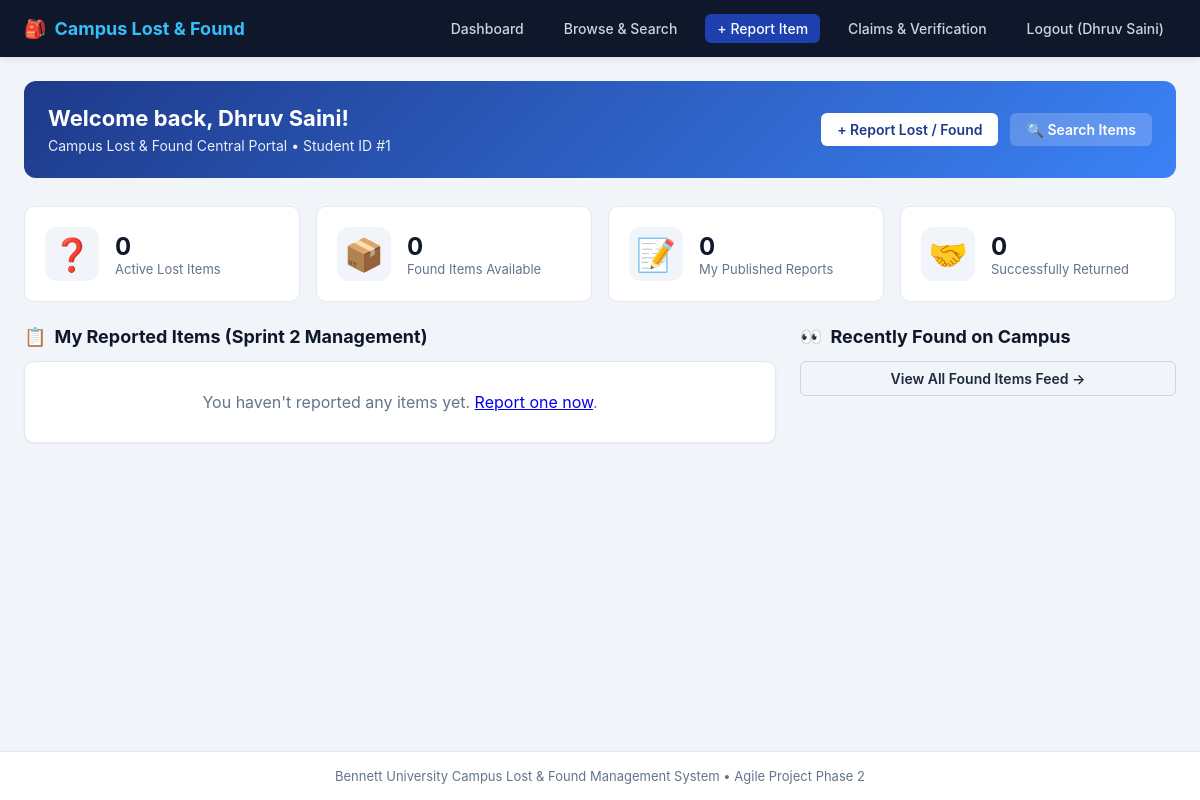
Before: /dashboard (signed in) with the older database file.
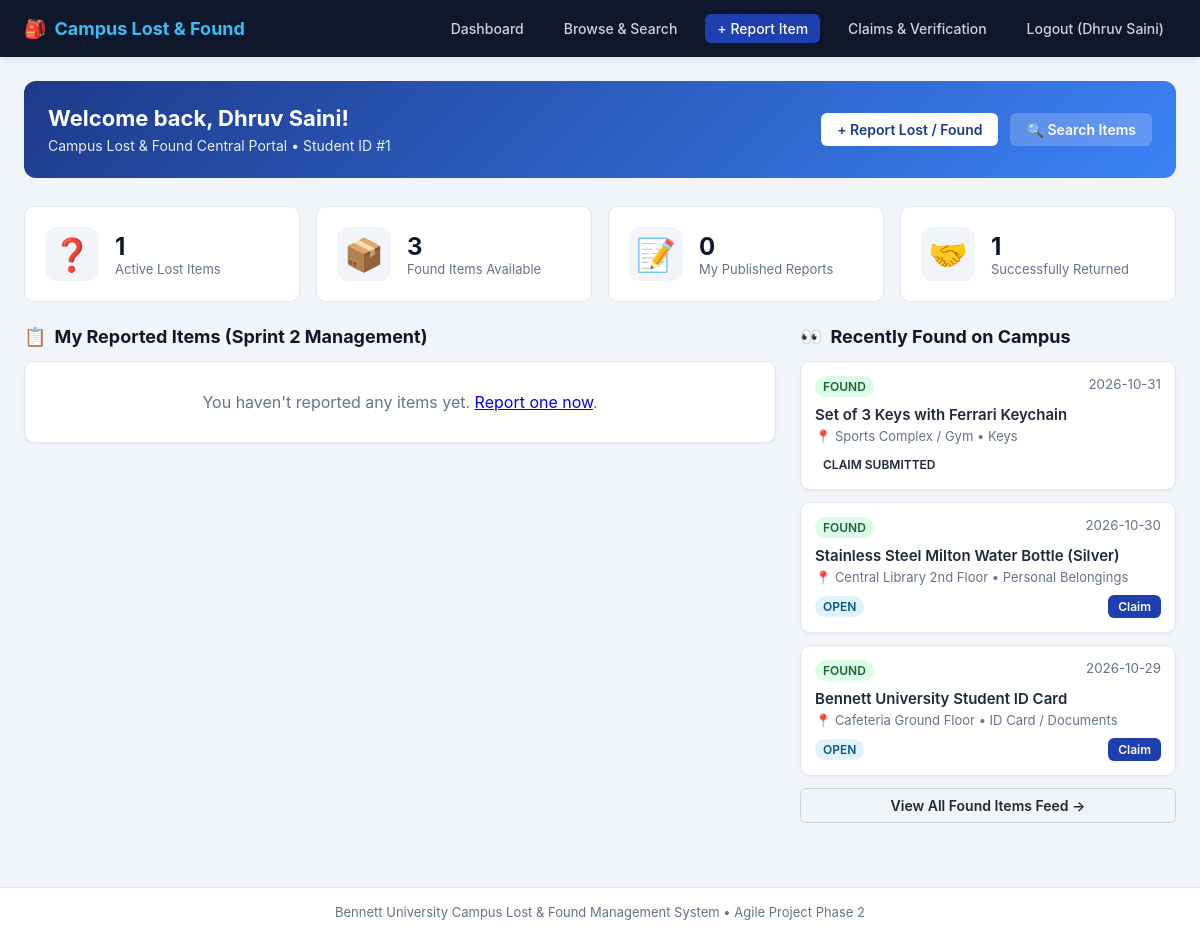
After: the same page with the newer database file.
### tables this page shows
CREATE TABLE students (
            id INTEGER PRIMARY KEY AUTOINCREMENT,
            name TEXT NOT NULL,
            email TEXT UNIQUE NOT NULL,
            password TEXT NOT NULL
        );

CREATE TABLE items (
            id INTEGER PRIMARY KEY AUTOINCREMENT,
            student_id INTEGER NOT NULL,
            type TEXT NOT NULL,
            title TEXT NOT NULL,
            category TEXT NOT NULL,
            location TEXT NOT NULL,
            item_date TEXT NOT NULL,
            description TEXT,
            image_filename TEXT,
            status TEXT NOT NULL DEFAULT 'Open',
            created_at TIMESTAMP DEFAULT CURRENT_TIMESTAMP,
            FOREIGN KEY (student_id) REFERENCES students(id)
        );

### app.py (the view, shortened to what this page needs)
@app.route("/dashboard")
@login_required
def dashboard():
    conn = get_db()
    uid = session["student_id"]
    total_lost = conn.execute("SELECT COUNT(*) as c FROM items WHERE type = 'lost' AND status != 'Returned'").fetchone()["c"]
    total_found = conn.execute("SELECT COUNT(*) as c FROM items WHERE type = 'found' AND status != 'Returned'").fetchone()["c"]
    my_reports_cnt = conn.execute("SELECT COUNT(*) as c FROM items WHERE student_id = ?", (uid,)).fetchone()["c"]
    resolved_cnt = conn.execute("SELECT COUNT(*) as c FROM items WHERE status = 'Returned'").fetchone()["c"]
    my_items = conn.execute(
        "SELECT * FROM items WHERE student_id = ? ORDER BY id DESC LIMIT 5",
        (uid,)
    ).fetchall()
    recent_found = conn.execute(
        "SELECT items.*, students.name as reporter_name FROM items JOIN students ON items.student_id = students.id WHERE type = 'found' ORDER BY items.id DESC LIMIT 6"
    ).fetchall()
    matches = []
    my_lost_items = conn.execute(
        "SELECT * FROM items WHERE student_id = ? AND type = 'lost' AND status = 'Open'",
        (uid,)
    ).fetchall()
    conn.close()
    return render_template(
        "dashboard.html",
        name=session["student_name"],
        total_lost=total_lost,
        total_found=total_found,
        my_reports_cnt=my_reports_cnt,
        resolved_cnt=resolved_cnt,
        my_items=my_items,
        recent_found=recent_found,
        matches=matches
    )

### app.py (called while the page is built)
def get_db():
    conn = sqlite3.connect(DATABASE)
    conn.row_factory = sqlite3.Row
    return conn

def login_required(func):
    @wraps(func)
    def wrapper(*args, **kwargs):
        if "student_id" not in session:
            flash("Please log in first to access this page.", "error")
            return redirect(url_for("login"))
        return func(*args, **kwargs)
    return wrapper

### templates/dashboard.html (shortened to what the changed rows need)
{% extends "base.html" %}
{% block content %}
<div class="action-banner">
    <div>
        <h2>Welcome back, {{ name }}!</h2>
        <p>Campus Lost &amp; Found Central Portal &bull; Student ID #{{ session.get('student_id') }}</p>
    </div>
</div>
<div class="stats-grid">
    <div class="stat-card">
        <div>
            <div class="stat-num">{{ total_lost }}</div>
            <div class="stat-label">Active Lost Items</div>
        </div>
    </div>
    <div class="stat-card">
        <div>
            <div class="stat-num">{{ total_found }}</div>
            <div class="stat-label">Found Items Available</div>
        </div>
    </div>
    <div class="stat-card">
        <div>
            <div class="stat-num">{{ resolved_cnt }}</div>
            <div class="stat-label">Successfully Returned</div>
        </div>
    </div>
</div>
<div style="display: grid; grid-template-columns: 2fr 1fr; gap: 24px; margin-top: 24px;">
    <div>
        <div style="display: flex; flex-direction: column; gap: 12px;">
            {% for rf in recent_found[:4] %}
            <div class="card" style="padding: 14px;">
                <div style="display: flex; justify-content: space-between; align-items: start;">
                    <span class="badge badge-found">FOUND</span>
                    <small style="color: var(--text-muted);">{{ rf.item_date }}</small>
                </div>
                <div style="margin-top: 8px; font-weight: 600; font-size: 15px;">{{ rf.title }}</div>
                <div style="font-size: 13px; color: var(--text-muted); margin: 4px 0 10px;">
                    📍 {{ rf.location }} &bull; {{ rf.category }}
                </div>
                <div style="display: flex; justify-content: space-between; align-items: center;">
                    <span class="badge badge-{{ rf.status|lower|replace(' ', '-') }}">{{ rf.status }}</span>
                    {% if rf.student_id != session.get('student_id') and rf.status == 'Open' %}
                    <a href="{{ url_for('claim_item', item_id=rf.id) }}" class="btn btn-sm btn-primary">Claim</a>
                    {% endif %}
                </div>
            </div>
            {% endfor %}
        </div>
    </div>
</div>
{% endblock %}

### templates/base.html (shortened to what this page needs)
<!DOCTYPE html>
<html lang="en">
<head>
</head>
<body>
    <header>
        <div class="nav-container">
            <a href="{{ url_for('dashboard') if session.get('student_id') else url_for('login') }}" class="brand-logo">
                <span>🎒</span> Campus Lost &amp; Found
            </a>
            <div class="nav-links">
                {% if session.get('student_id') %}
                <a href="{{ url_for('dashboard') }}">Dashboard</a>
                <a href="{{ url_for('browse_items') }}">Browse &amp; Search</a>
                <a href="{{ url_for('report_item') }}" class="nav-btn-highlight">+ Report Item</a>
                <a href="{{ url_for('my_claims') }}">Claims &amp; Verification</a>
                <a href="{{ url_for('logout') }}">Logout ({{ session.get('student_name') }})</a>
                {% else %}
                <a href="{{ url_for('login') }}">Login</a>
                <a href="{{ url_for('register') }}" class="nav-btn-highlight">Register</a>
                {% endif %}
            </div>
        </div>
    </header>
    <div class="main-wrapper">
        {% block content %}{% endblock %}
    </div>
    <footer>
        <p>Bennett University Campus Lost &amp; Found Management System &bull; Agile Project Phase 2</p>
    </footer>
</body>
</html>

Changed rows visible on the page:
added students: get "Dhruv Saini", name "Dhruv Saini"
added items: item_date "2026-10-31", title "Set of 3 Keys with Ferrari Keychain", location "Sports Complex / Gym", category "Keys", status "CLAIM SUBMITTED"
added items: item_date "2026-10-30", title "Stainless Steel Milton Water Bottle (Silver)", location "Central Library 2nd Floor", category "Personal Belongings", status "OPEN"
added items: item_date "2026-10-29", title "Bennett University Student ID Card", location "Cafeteria Ground Floor", category "ID Card / Documents", status "OPEN"
Other visible differences:
{{ total_lost }}: "0" → "1"
{{ total_found }}: "0" → "3"
{{ resolved_cnt }}: "0" → "1"
{{ session.get('student_name') }}: "Dhruv Saini" → (not shown)
{{ name }}: "Dhruv Saini" → (not shown)
